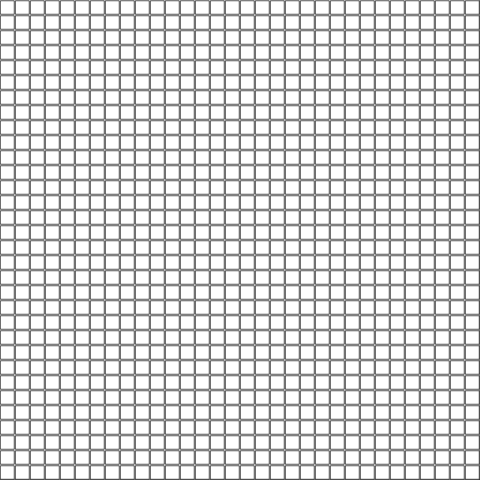
Frame 1 (no input)
Frame 60 (no input): identical to frame 1, image omitted
Frame 120 (the mouse pressed at the canvas centre since frame 60): identical to frame 1, image omitted

The p5.js sketch that drew this single still picture (run headless with seeded random() and noise() and a simulated clock; from frame 60 on, the mouse is pressed at the canvas centre):

// p5.js sketch
// ── sketch.js
var C; // cells
var Buffer;

var lastTime = 0;
var colNum = 32;
var rowNum = 32;
var gap = 10;

var timeInterval = 1;

// 函数setup() ：准备阶段
function setup() 
{
	createCanvas(480,480);
	rectMode(CENTER);
	
	C = new Array();
	Buffer = new Array();
	//C[0] = new Array();
	//C[1] = new Array();
	lastTime = getTime();

	for(var i =0;i<colNum;i++)
	{
		C[i] = new Array();
		Buffer[i] = new Array();
		for(var j=0;j<rowNum;j++)
		{
			//C[i][j] = random(0,1)>0.95?1:0;
			C[i][j] = 0;
			/*
			if(j==14||i==12||j==17||i==18)
			{
				C[i][j] = 1;
			}
			

			if(j==15)
			{
				C[i][j] = 1;
			}*/
			//C[i][j] = random(0,1)>0.8?1:0;
			Buffer[i][j] = C[i][j];
		}
	}	
	
	
}

function mousePressed()
{
	var i = (mouseX)/(width/colNum);
	var j = (mouseY)/(height/rowNum);
	if(i<colNum&&j<rowNum)
	{
		i = floor(i);
		j = floor(j);
		print("i:" + i+ " j:"+j);
		C[i][j] = (C[i][j]===0)?1:0;
		Buffer[i][j]= C[i][j];
	}
	print("mousePressed");
}

// 函数draw()：作画阶段
function draw() {
	fill(255,255,255,255);
	rect(0,0,2*width,2*height);

//print("CID1: " + CID1 + " CID0:" + CID0);
	var tNow = getTime(); // 当前时刻
	var dt = tNow - lastTime; // 时差
	if(dt>timeInterval)
	{
		for(var i =0;i<colNum;i++)
		{
			for(var j=0;j<rowNum;j++)
			{
				var sum = 0;
				var iternum = 0
				for(var k=-1;k<=1;k++)
				{
					for(var l=-1;l<=1;l++)
					{
						var id0 = clampId((i+k),colNum);
						var id1 = clampId((j+l),rowNum);
					
						var value = C[id0][id1];
						sum += value;
						iternum ++;
					}
				}
				//print(" iterNum:" + iternum + " sum:"+ sum);
				
				//print("Haha  " + "CID1: " + CID1 + " CID0:" + CID0);
				//C[CID1][i][j] = C[CID0][i][j];

				var valNow = C[i][j];
				var isAlive = (valNow==1);
				Buffer[i][j] = C[i][j];
				if(isAlive)
				{
					if(sum<=1||sum>4)
					{
						Buffer[i][j] = 0;
					}
				}
				else
				{
					if(sum===3)
					{
						Buffer[i][j] = 1;
					}
					//C[i][j] = 1;
				}

			}
		}

		lastTime = tNow;
	}

	for(var i =0;i<colNum;i++)
	{
		for(var j=0;j<rowNum;j++)
		{
			C[i][j] = Buffer[i][j];
		}
	}

	var xGap = width/colNum;
	var yGap = height/rowNum;
	for(var i =0;i<colNum;i++)
	{
		for(var j=0;j<rowNum;j++)
		{
			push();
			translate(xGap*i+xGap/2,yGap*j+yGap/2);
			scale(xGap*0.9,yGap*0.9);

			if(C[i][j]==1)
			{
				fill(0);
			}
			else
			{
				fill(255);
			}
			stroke(0);
			strokeWeight(0.05);
			rect(0,0,1,1); // 画圆形
			pop();
		}
	}

}

function clampId(id, maxId)
{
	if(id<0)
	{
		id= maxId-1;
	}
	else if(id>=maxId)
	{
		id = 0;
	}
	return id;
}

function getTime()
{
	return millis()/1000;
}
